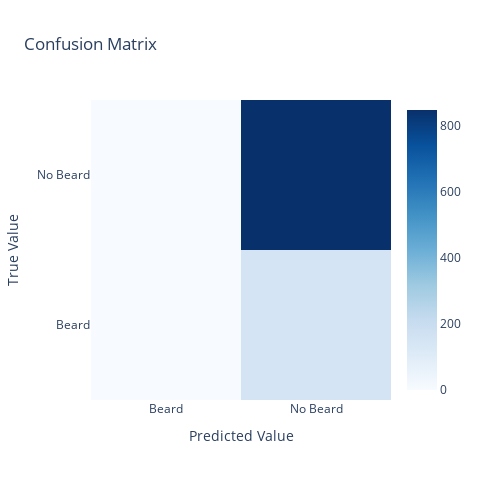
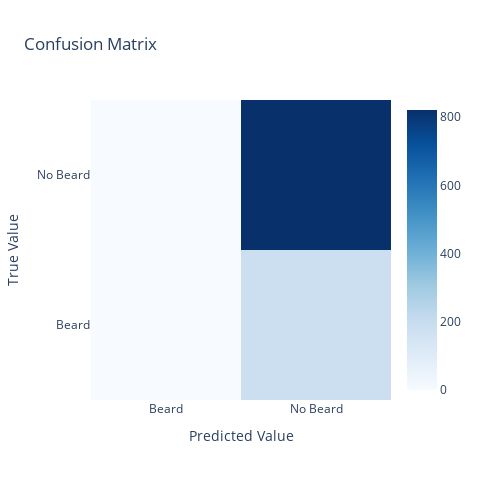

Notebook code for these charts, in order:
### Code cell
print_cofusion_matrix(mlp_4)

### Figure 1 — Plotly figure (JSON) as saved in the notebook; plotly's stock layout.template omitted (floating-point values rounded to 4 significant figures)
{"data": [{"colorscale": [[0, "rgb(247,251,255)"], [0.125, "rgb(222,235,247)"], [0.25, "rgb(198,219,239)"], [0.375, "rgb(158,202,225)"], [0.5, "rgb(107,174,214)"], [0.625, "rgb(66,146,198)"], [0.75, "rgb(33,113,181)"], [0.875, "rgb(8,81,156)"], [1, "rgb(8,48,107)"]], "type": "heatmap", "x": ["Beard", "No Beard"], "y": ["Beard", "No Beard"], "z": [[0, 151], [0, 849]]}], "layout": {"height": 480, "title": {"text": "Confusion Matrix"}, "width": 480, "xaxis": {"title": {"text": "Predicted Value"}}, "yaxis": {"title": {"text": "True Value"}}}}

### Figure 2 — Plotly figure (JSON) as saved in the notebook; plotly's stock layout.template omitted (floating-point values rounded to 4 significant figures)
{"data": [{"colorscale": [[0, "rgb(247,251,255)"], [0.125, "rgb(222,235,247)"], [0.25, "rgb(198,219,239)"], [0.375, "rgb(158,202,225)"], [0.5, "rgb(107,174,214)"], [0.625, "rgb(66,146,198)"], [0.75, "rgb(33,113,181)"], [0.875, "rgb(8,81,156)"], [1, "rgb(8,48,107)"]], "type": "heatmap", "x": ["Beard", "No Beard"], "y": ["Beard", "No Beard"], "z": [[0, 179], [0, 821]]}], "layout": {"height": 480, "title": {"text": "Confusion Matrix"}, "width": 480, "xaxis": {"title": {"text": "Predicted Value"}}, "yaxis": {"title": {"text": "True Value"}}}}
